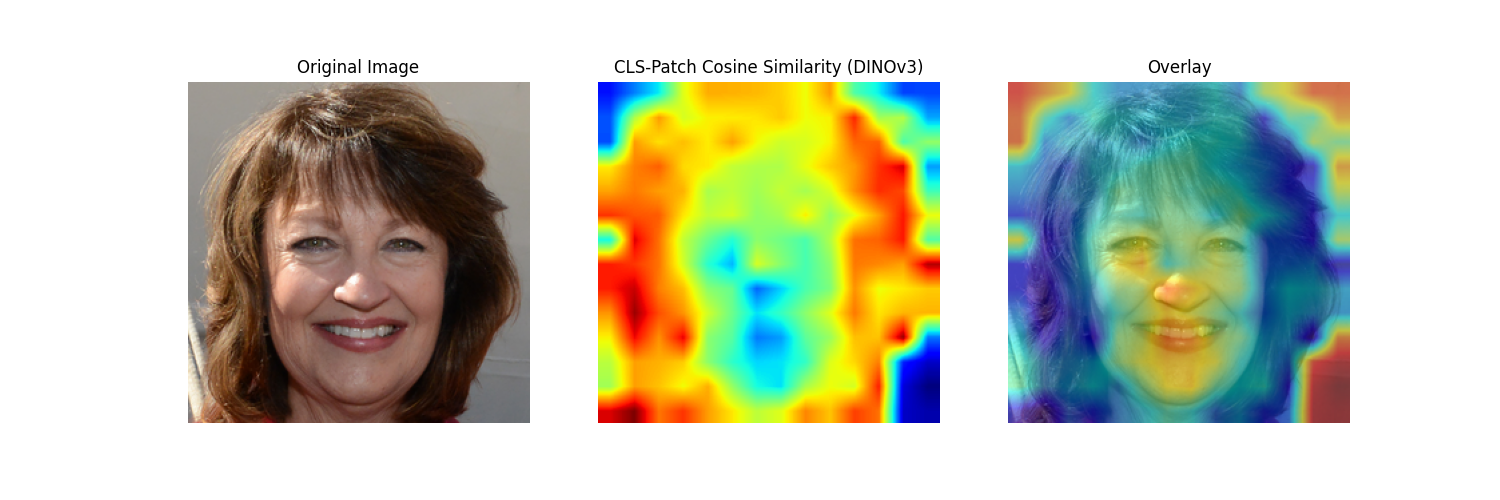

The Python source for this figure:
import torch
import torch.nn.functional as F
import cv2
import numpy as np
import matplotlib.pyplot as plt
from PIL import Image
from torchvision import transforms

# ---------------------------------------------------------
# 1. 設定 (URLの設定)
# ---------------------------------------------------------
# ここに取得した "dinov3_vits16_pretrain_lvd1689m" のURLを貼り付けてください
# (有効期限があるため、最新のものを使用してください)
checkpoint_url = "https://dinov3.llamameta.net/dinov3_vits16/dinov3_vits16_pretrain_lvd1689m-08c60483.pth?Policy=eyJTdGF0ZW1lbnQiOlt7InVuaXF1ZV9oYXNoIjoibWdldWQwMWZiMzAzZmFxYnl4cW81czBsIiwiUmVzb3VyY2UiOiJodHRwczpcL1wvZGlub3YzLmxsYW1hbWV0YS5uZXRcLyoiLCJDb25kaXRpb24iOnsiRGF0ZUxlc3NUaGFuIjp7IkFXUzpFcG9jaFRpbWUiOjE3Njc4NzUwNDF9fX1dfQ__&Signature=gx2Eacr6ZFyXLP37VY0JrtpVQhoQPo3nmJ1yfOh6YjodKtvi8LJiYTP6LZx3iMXzSvp7xzQFAAIuPU5pd%7Ex6LQKKuCBoPIBiDwz97tsfu3d0vj2nIODfOPcCGnQ8s-DMsnT5gDqMdU-PVI-Pl68KFq3981iCu7jXrzGGw5PcpIwQCGIFVc%7EoIQs6g5UmHkpGwYORBTcXDLljGeGP1Eu60xYjHN688W3YsPGXl5f-fpFrmtaOytrerK0pISr2M5gD%7EGiiMxVjhxGNHBIP5DMxeSjaFHncz6Rg6NmZzkNm-fVWjHAsMuG1sC41e7PGf728aZe4HOkwJ37apuLeYXuDhQ__&Key-Pair-Id=K15QRJLYKIFSLZ&Download-Request-ID=1527870811844182" 

# モデル名 (hubconf.pyで定義されている名前)
model_name = "dinov3_vits16"
repo = "facebookresearch/dinov3"

device = torch.device("cuda" if torch.cuda.is_available() else "cpu")

# ---------------------------------------------------------
# 2. モデルのロード (torch.hub使用)
# ---------------------------------------------------------
print(f"Loading model {model_name} from torch.hub...")
try:
    # GitHubからロード (初回はrepoのダウンロードが入ります)
    # weights引数にURLを渡すことで、そのURLから重みをロードします
    model = torch.hub.load(repo, model_name, weights=checkpoint_url, trust_repo=True)
except Exception as e:
    print("GitHubからのロードに失敗した場合、ローカルにrepoがあるなら source='local' を試してください。")
    # ローカルに 'facebookresearch/dinov3' フォルダがある場合:
    # model = torch.hub.load('facebookresearch/dinov3', model_name, source='local', weights=checkpoint_url)
    raise e

model.to(device)
model.eval()

# ---------------------------------------------------------
# 3. 前処理 (DINOv3 README推奨の設定)
# ---------------------------------------------------------
# DINOv3は 16の倍数のサイズが望ましいです
transform = transforms.Compose([
    transforms.Resize((224, 224)), # リサイズ
    transforms.ToTensor(),
    transforms.Normalize(mean=(0.485, 0.456, 0.406), std=(0.229, 0.224, 0.225)),
])

# ---------------------------------------------------------
# 4. 可視化関数 (Feature Similarity)
# ---------------------------------------------------------
def visualize_dinov3_similarity(image_path):
    # 画像読み込み
    original_image = Image.open(image_path).convert("RGB")
    original_np = np.array(original_image)
    
    # 前処理
    img_tensor = transform(original_image).unsqueeze(0).to(device)
    
    # 特徴量抽出
    with torch.no_grad():
        # forward_features は辞書を返します
        # {
        #   "x_norm_clstoken": [B, D], 
        #   "x_norm_patchtokens": [B, N, D], 
        #   ...
        # }
        features_dict = model.forward_features(img_tensor)
        
    cls_token = features_dict["x_norm_clstoken"]       # [1, 384]
    patch_tokens = features_dict["x_norm_patchtokens"] # [1, 196, 384] (224x224の場合)
    
    # [CLS]トークンと各パッチトークンのコサイン類似度を計算
    # これにより「クラス分類において画像のどの部分が重要か」がわかります
    # shape: [1, 196]
    similarity = F.cosine_similarity(cls_token.unsqueeze(1), patch_tokens, dim=-1)
    
    # 2次元マップに変形
    num_patches = patch_tokens.shape[1]
    grid_size = int(np.sqrt(num_patches)) # 例: 14 (14x14=196)
    
    attn_map = similarity.reshape(grid_size, grid_size).cpu().numpy()
    
    # 正規化 (0~1)
    attn_map = (attn_map - attn_map.min()) / (attn_map.max() - attn_map.min())
    
    # 元画像サイズにリサイズ
    attn_map_resized = cv2.resize(attn_map, (original_np.shape[1], original_np.shape[0]))
    
    # ヒートマップ作成
    heatmap = cv2.applyColorMap(np.uint8(255 * attn_map_resized), cv2.COLORMAP_JET)
    heatmap = np.float32(heatmap) / 255
    
    # 重ね合わせ
    cam = heatmap + np.float32(original_np) / 255
    cam = cam / np.max(cam)
    
    # 表示
    fig, axs = plt.subplots(1, 3, figsize=(15, 5))
    axs[0].imshow(original_np)
    axs[0].set_title("Original Image")
    axs[0].axis('off')
    
    axs[1].imshow(attn_map_resized, cmap='jet')
    axs[1].set_title("CLS-Patch Cosine Similarity (DINOv3)")
    axs[1].axis('off')
    
    axs[2].imshow(np.uint8(255 * cam))
    axs[2].set_title("Overlay")
    axs[2].axis('off')
    plt.savefig("vit_imp_3.png")
    plt.show()

if __name__ == "__main__":
    # ここに画像パスを指定してください
    path = "testsets/ffhq_demo/69903.png"
    #path = "testsets/imagenet/ILSVRC2012_subset_00000007.png"
    visualize_dinov3_similarity(path)
    print("checkpoint_urlを設定し、visualize_dinov3_similarity(path) を呼び出してください。")
